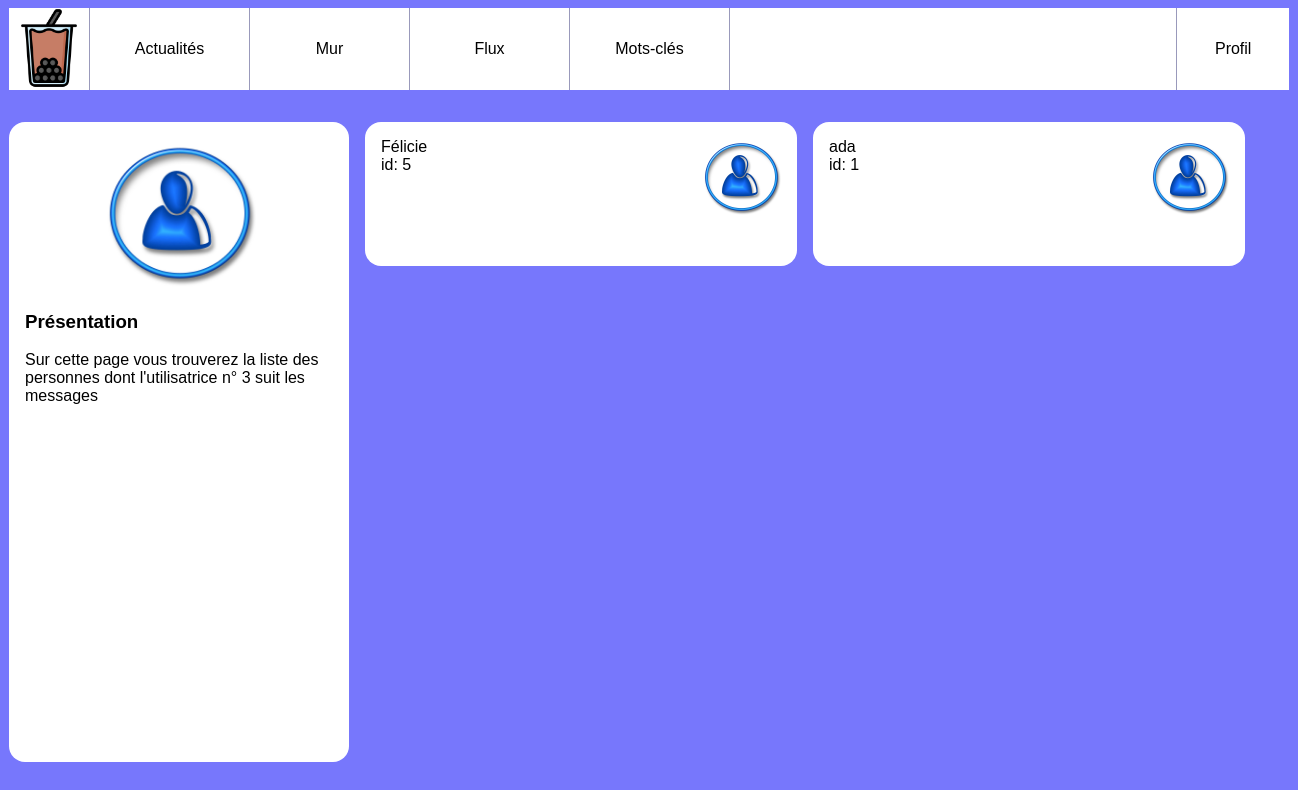
The app's page /subscriptions.php?user_id=3 with its own data.
### tables this page shows
CREATE TABLE `followers` (
  `id` int(10) UNSIGNED NOT NULL,
  `user_id` int(10) UNSIGNED NOT NULL,
  `follower_id` int(10) UNSIGNED NOT NULL
);

CREATE TABLE `users` (
  `id` int(10) UNSIGNED NOT NULL,
  `email` varchar(255) NOT NULL,
  `password` varchar(255) NOT NULL,
  `alias` varchar(255) NOT NULL
);

### subscriptions.php (the view, shortened to what this page needs)
<!doctype html>
<html lang="fr">
<head>
</head>
<body>
    <?php
    include 'header.php';
    include 'database_connexion.php';
    ?>
    <div id="wrapper">
        <aside>
            <img src="user.jpg" alt="Portrait de l'utilisatrice" />
            <section>
                <h3>Présentation</h3>
                <p>Sur cette page vous trouverez la liste des personnes dont
                    l'utilisatrice
                    n° <?php echo intval($_GET['user_id']) ?>
                    suit les messages
                </p>
            </section>
        </aside>
        <main class='contacts'>
            <?php
            $subscriber_id = intval($_GET['user_id']);
            $laQuestionEnSql = "
                SELECT followers.user_id, users.email, users.password, users.alias, followers.follower_id
                FROM followers RIGHT JOIN users
                ON users.id=followers.user_id
                WHERE followers.follower_id='$subscriber_id';
                ";
            $lesInformations = $mysqli->query($laQuestionEnSql);
            ?>
            <?php while ($subscribers = $lesInformations->fetch_assoc()) { ?>
                <article>
                    <img src="user.jpg" alt="blason" />
                    <h3><?php echo $subscribers['alias'] ?></h3>
                    <p>id: <?php echo $subscribers['user_id'] ?></p>
                </article>
            <?php } ?>
        </main>
    </div>
</body>
</html>

### style.css (style rules this page uses)
body { background-color: rgb(119, 119, 252); font-family: Arial; }
#wrapper { display:flex; width:80em; margin:0 auto 2em auto; }
#wrapper aside { background-color: #fff; flex:1; padding:1em; border-radius: 1em; }
#wrapper aside img { display: block; width:50%; margin:auto; }
#wrapper main { flex:3; padding-left:1em; height: 80vh; overflow-y: scroll; }
#wrapper main article { background-color: #fff; padding:1em; margin-bottom: 1em ; border-radius: 1em; }
#wrapper main article h3 { margin:0; padding:0; font-weight: normal; font-size:1em; }
#wrapper main article p { margin:0; }
.contacts { display:flex; flex-wrap: wrap; align-items:flex-start; align-content: flex-start ; }
.contacts article { width:25em; height:7em; margin-right: 1em; }
.contacts article img { float:right; height: 5em; }

### records on screen
followers: user.alias "Félicie", user "5"
followers: user.alias "ada", user "1"

### other values on screen
$_GET['user_id'] "3"
